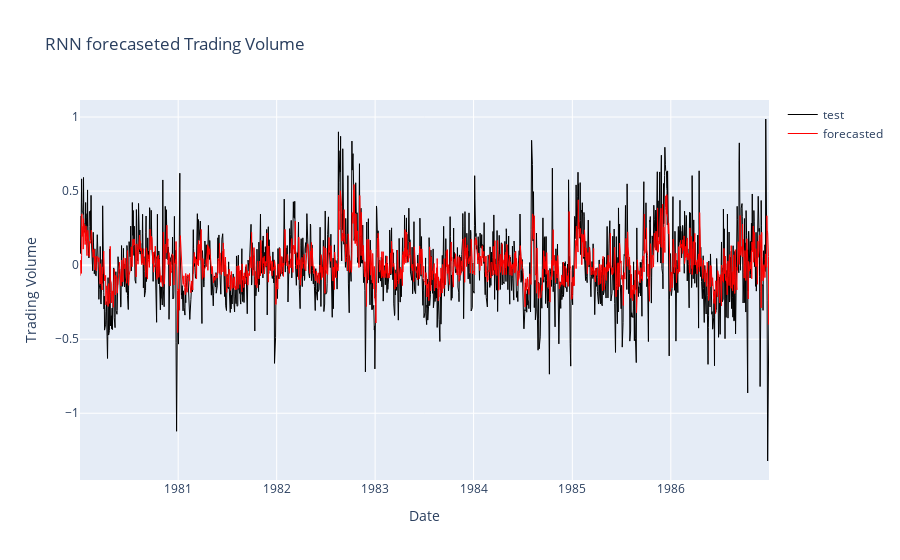

Source (notebook cell):
### Code cell
fig = go.Figure()
fig.add_trace(go.Scatter(x=NYSE.date.loc[~train_dates], y=NYSE.log_volume.loc[~train_dates], name='test', line=dict(color='black', width=1)))
fig.add_trace(go.Scatter(x=NYSE.date.loc[~train_dates], y=np.append(y_hat_scale, np.nan), name='forecasted', line=dict(color='red', width=1)))
fig.update_layout(title='RNN forecaseted Trading Volume', xaxis_title='Date', yaxis_title='Trading Volume')
fig.show()

y_hat = arnnd.predict(x=X_test)
R2_test(y_hat, y_test)

### Figure 1 — Plotly figure (JSON) as saved in the notebook; plotly's stock layout.template omitted (floating-point values rounded to 4 significant figures; data arrays with more than 128 entries replaced by an {"elided": "..."} marker saying what was removed)
{"data": [{"line": {"color": "black", "width": 1}, "name": "test", "type": "scatter", "x": {"elided": "1769 str values"}, "y": {"elided": "1769 float values"}}, {"line": {"color": "red", "width": 1}, "name": "forecasted", "type": "scatter", "x": {"elided": "1769 str values"}, "y": {"elided": "1771 float values"}}], "layout": {"title": {"text": "RNN forecaseted Trading Volume"}, "xaxis": {"title": {"text": "Date"}}, "yaxis": {"title": {"text": "Trading Volume"}}}}
